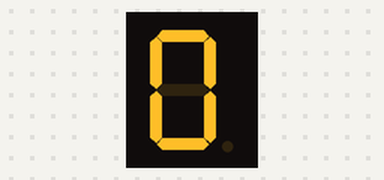
Recording of a sketch running on a simulated Arduino Uno, built with avr-gcc and run on an emulated ATmega328P. On the bench: 1-digit seven-segment display. Wiring (inferred from the names in the program): 1-digit 7-segment display, segments lit when HIGH: segments pin 2, pin 3, pin 4, pin 5, pin 6, pin 7, pin 8, pin 9. The segment pins are drawn as the display they are named for.

Above: at 0.1 s.
At 0.6 s:
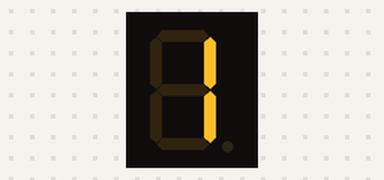
At 1.1 s:
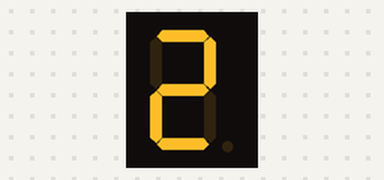
At 2.1 s:
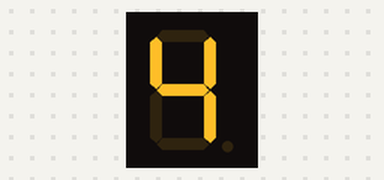
At 3.1 s:
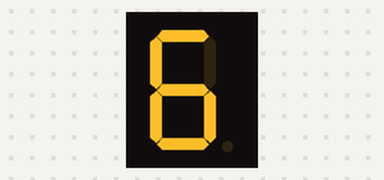
At 4.6 s:
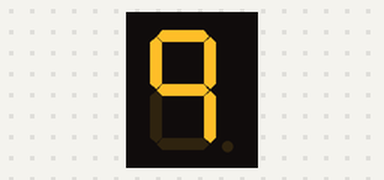

The sketch:

7_Segment.ino
```cpp
int pins[8] = {2, 3, 4, 5, 6, 7, 8, 9};

int digits[10][8]={
  {1,1,1,1,1,1,0,0}, // 0
  {0,1,1,0,0,0,0,0}, // 1
  {1,1,0,1,1,0,1,0}, // 2
  {1,1,1,1,0,0,1,0}, // 3
  {0,1,1,0,0,1,1,0}, // 4
  {1,0,1,1,0,1,1,0}, // 5
  {1,0,1,1,1,1,1,0}, // 6
  {1,1,1,0,0,1,0,0}, // 7
  {1,1,1,1,1,1,1,0}, // 8
  {1,1,1,0,0,1,1,0}  // 9
};

void setup() {
  for(int i=0; i<8; i++)
  {
    pinMode(pins[i], OUTPUT);
  }
}

void loop() {
  for(int c=0; c<10; c++)
  {
    /*digitalWrite(pins[c], digits[5][c]);
    delay(50);*/
    for(int d=0; d<8; d++)
    {
      digitalWrite(pins[d], digits[c][d]);

    }
    delay(500);
  }

}
```

Measured:
- by itself, everything shown: repeats every 5.0 s, in 10 steps
- what the display in image 1 shows lasts 0.5 s, from 0.5 s to 1.0 s
